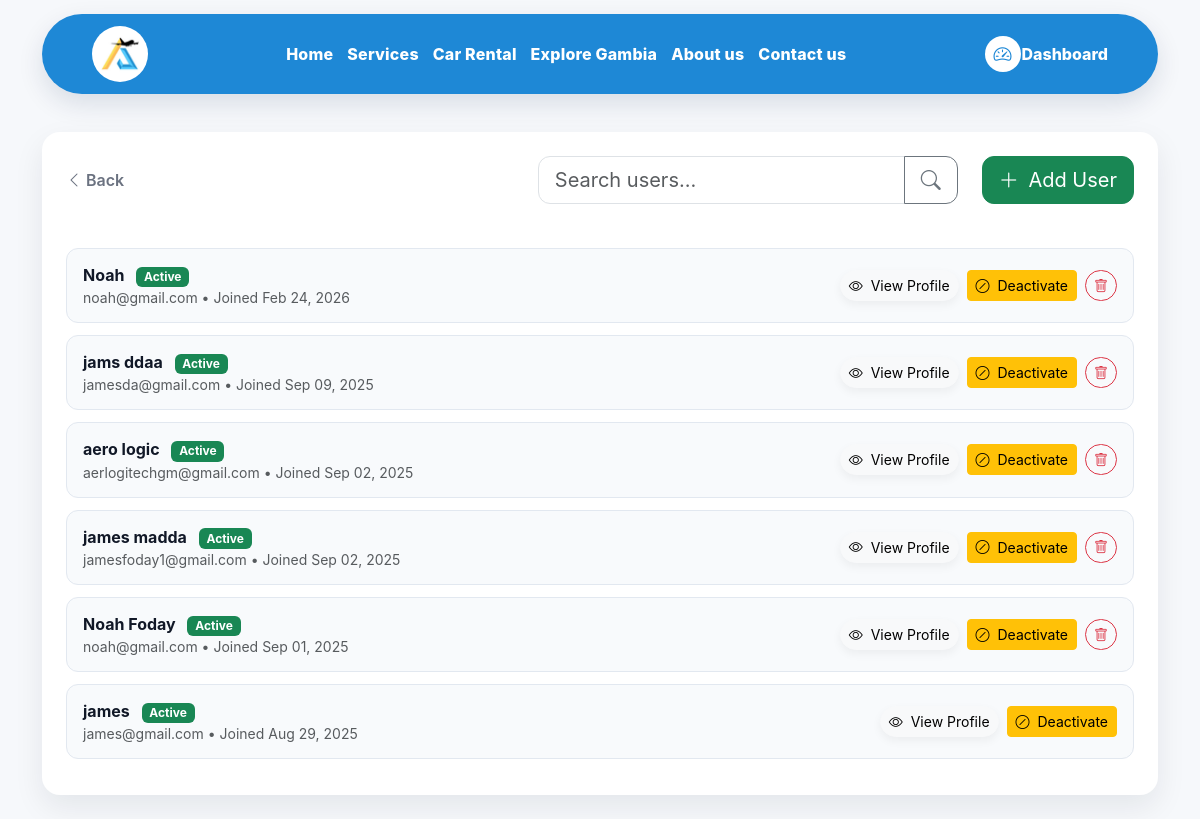
Page /users/ (signed in) on the committed database.
### apps/accounts/models.py (models this page shows, shortened)
class User(AbstractUser):
    is_admin = models.BooleanField(default=False)
    phone = models.CharField(max_length=20, blank=True, null=True)

### apps/accounts/views.py (the view, shortened to what this page needs)
# urls.py: path("", users_list, name="list"),
@login_required
def users_list(request):
    q = (request.GET.get("q") or "").strip()
    users = (
        User.objects
        .annotate(
            has_orders=Exists(
                Order.objects.filter(user_id=OuterRef("pk"))
            )
        )
        .order_by("-date_joined")
    )
    return render(request, "accounts/users_list.html", {"users": users, "q": q})

### apps/accounts/templates/accounts/users_list.html (shortened to what this page needs)
{% extends "base.html" %}
{% load static %}
{% block extra_head %}
<link rel="stylesheet" href="{% static 'css/dashboard.css' %}">
{% endblock %}
{% block content %}
<div class="container py-4">
  <div class="card round-24 p-4" style="border-radius: 18px;">
    <div class="d-flex align-items-center justify-content-between flex-wrap gap-3 mb-3">
      <a href="/dashboard/" class="d-inline-flex align-items-center text-decoration-none" style="color:#6b7280;">
        <i class="bi bi-chevron-left me-1"></i> <span class="fw-semibold">Back</span>
      </a>
      <form method="get" class="ms-auto me-2" style="max-width: 420px; width:100%;">
        <div class="input-group">
          <input name="q" value="{{ q }}" class="form-control form-control-lg"
                 placeholder="Search users..." aria-label="Search users"
                 style="border-radius: 12px 0 0 12px;">
          <button class="btn btn-outline-secondary btn-lg" type="submit" style="border-radius: 0 12px 12px 0;">
            <i class="bi bi-search"></i>
          </button>
        </div>
      </form>
      {% if request.user.is_staff or request.user.is_superuser %}
        <a href="{% url 'accounts:add' %}" class="btn btn-success btn-lg" style="border-radius: 12px;">
          <i class="bi bi-plus-lg me-1"></i> Add User
        </a>
      {% endif %}
    </div>
    <div class="users-list mt-3">
      {% for u in users %}
        <div class="list-tile d-flex align-items-center justify-content-between">
          <div>
            <div class="fw-bold" style="color:#111827;">
              {{ u.get_full_name|default:u.username }}
              {% if u.is_active %}
                <span class="badge text-bg-success ms-2">Active</span>
              {% else %}
                <span class="badge text-bg-secondary ms-2">Deactivated</span>
              {% endif %}
            </div>
            <div class="text-muted small">
              {{ u.email }}{% if u.email %} • {% endif %} Joined {{ u.date_joined|date:"M d, Y" }}
            </div>
          </div>
          <div class="d-flex align-items-center gap-2">
            <a class="btn btn-light btn-sm tile-view-btn" href="{% url 'accounts:detail' u.id %}">
              <i class="bi bi-eye me-1"></i> View Profile
            </a>
            {% if request.user.is_staff or request.user.is_superuser %}
              {% if u.is_active %}
                <form action="{% url 'accounts:deactivate' u.id %}" method="post" class="d-inline">
                  <button class="btn btn-warning btn-sm" type="submit">
                    <i class="bi bi-slash-circle me-1"></i> Deactivate
                  </button>
                </form>
              {% endif %}
              {% if not u.has_orders %}
                <form action="{% url 'accounts:delete' u.id %}" method="post"
                      onsubmit="return confirm('Permanently delete this user? This cannot be undone.');"
                      class="d-inline">
                  <button class="btn btn-outline-danger btn-sm" type="submit" style="border-radius: 999px;">
                    <i class="bi bi-trash"></i>
                  </button>
                </form>
              {% endif %}
            {% endif %}
          </div>
        </div>
      {% empty %}
        <div class="empty">No users found.</div>
      {% endfor %}
    </div>
  </div>
</div>
{% endblock %}

### static/css/dashboard.css (style rules this page uses)
:root { --bg: #f6f8fb; --surface: #ffffff; --ink: #0f172a; --muted: #475569; --muted-2: #94a3b8; --primary: #2563eb; --accent: #10b981; --shadow: 0 12px 30px rgba(15, 23, 42, 0.08); --radius: 16px; }
body { background: var(--bg) !important; font-family: "Inter", "SF Pro Display", system-ui, -apple-system, sans-serif; color: var(--ink); }
.round-24 { border-radius: 24px; }
.card { border: 0; border-radius: 16px; box-shadow: var(--shadow); background: var(--surface); }
.list-tile { background:#f8fafc; border-radius:12px; padding:14px 16px; margin:12px auto; border:1px solid #e2e8f0; transition: all .15s ease; display:flex; align-items:center; justify-content:space-between; gap:12px; flex-wrap:wrap; }
.tile-view-btn { border-radius: 999px; box-shadow: 0 4px 10px rgba(0,0,0,.05); }
body { scroll-padding-top: 70px; }

### rows in the picture
User: get_full_name "Noah", is_active "Active", email "noah@gmail.com", date_joined "Feb 24, 2026"
User: get_full_name "jams ddaa", is_active "Active", email "jamesda@gmail.com", date_joined "Sep 09, 2025"
User: get_full_name "aero logic", is_active "Active", email "aerlogitechgm@gmail.com", date_joined "Sep 02, 2025"
User: get_full_name "james madda", is_active "Active", email "jamesfoday1@gmail.com", date_joined "Sep 02, 2025"
User: get_full_name "Noah Foday", is_active "Active", email "noah@gmail.com", date_joined "Sep 01, 2025"
User: get_full_name "james", is_active "Active", email "james@gmail.com", date_joined "Aug 29, 2025", is_staff True (drawn)
